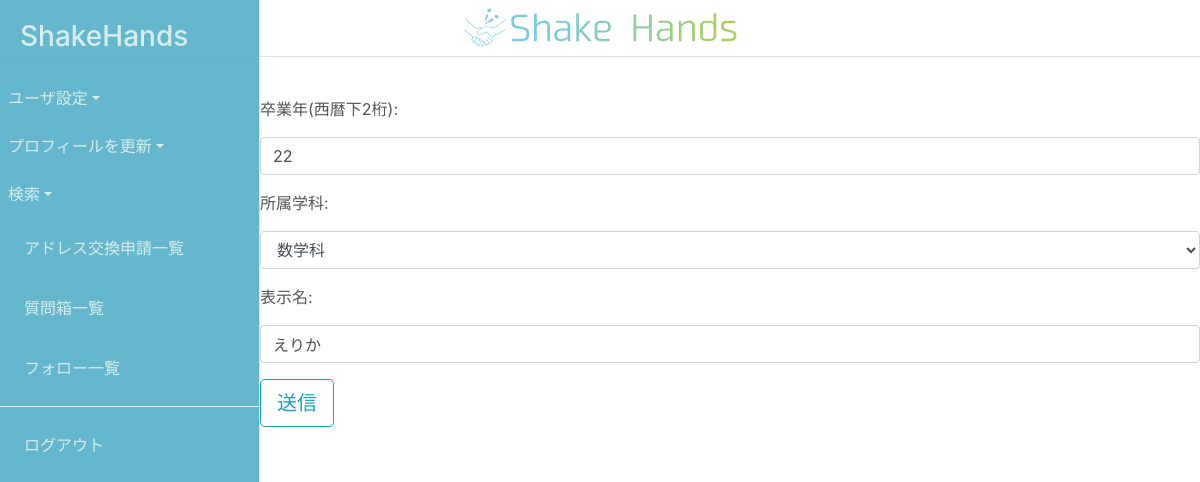
The page /accounts/setting/ (signed in) on the database its author committed.
### accounts/models.py (models this page shows)
class UserSetting(models.Model):
    user = models.OneToOneField(User, on_delete=models.CASCADE)
    display_name = models.CharField("表示名",max_length=50,blank=True)
    icon_pic = models.ImageField( "アイコン画像" , upload_to='images/', blank=True, null=True)
    graduation_year = models.IntegerField("卒業年(西暦下2桁)",blank=False,validators=[MinValueValidator(0),MaxValueValidator(99)])
    course = models.CharField("所属学科",max_length=2,choices=COURSE_CHOICES,blank=False)

### accounts/views.py (the view)
# urls.py: path('setting/',views.UserSettingUpdate.as_view(),name='accountsSetting'),
class UserSettingUpdate(LoginRequiredMixin,generic.UpdateView):
    template_name = 'accounts/signup_setting.html'
    form_class = UserSettingForm
    model = UserSetting
    success_url = reverse_lazy('mypage:top')
    def get_object(self):
        obj=UserSetting.objects.get(user=self.request.user)
        return obj

### accounts/forms.py (shortened to what this page needs)
class UserSettingForm(forms.ModelForm):
    def __init__(self, *args, **kwargs):
        super().__init__(*args, **kwargs)
        self.fields['display_name'].required = False
        for field in self.fields.values():
            field.widget.attrs['class'] = 'form-control'
    class Meta:
        model = UserSetting
        fields = (
            'graduation_year',
            'course',
            'display_name',
        )

### accounts/templates/accounts/signup_setting.html (shortened to what this page needs)
{% extends "accounts/base.html" %}
{% block content %}
<form action="" method="POST">
    {% for field in form %}
    <div class="form-group">
        <label for="{{ field.id_for_label }}">{{ field.label_tag }}</label>
        {{ field }}
    </div>
    {% endfor %}
    <button type="submit" class="btn btn-outline-info btn-lg">送信</button>
</form>
{% endblock %}

### accounts/static/css/base.css (style rules this page uses)
body { color: #555555; }

### rows shown on the page
UserSetting: form "22" "数学科" "えりか"

### other values the page prints
{{ field.label_tag }} "卒業年(西暦下2桁):" "所属学科:" "表示名:"
